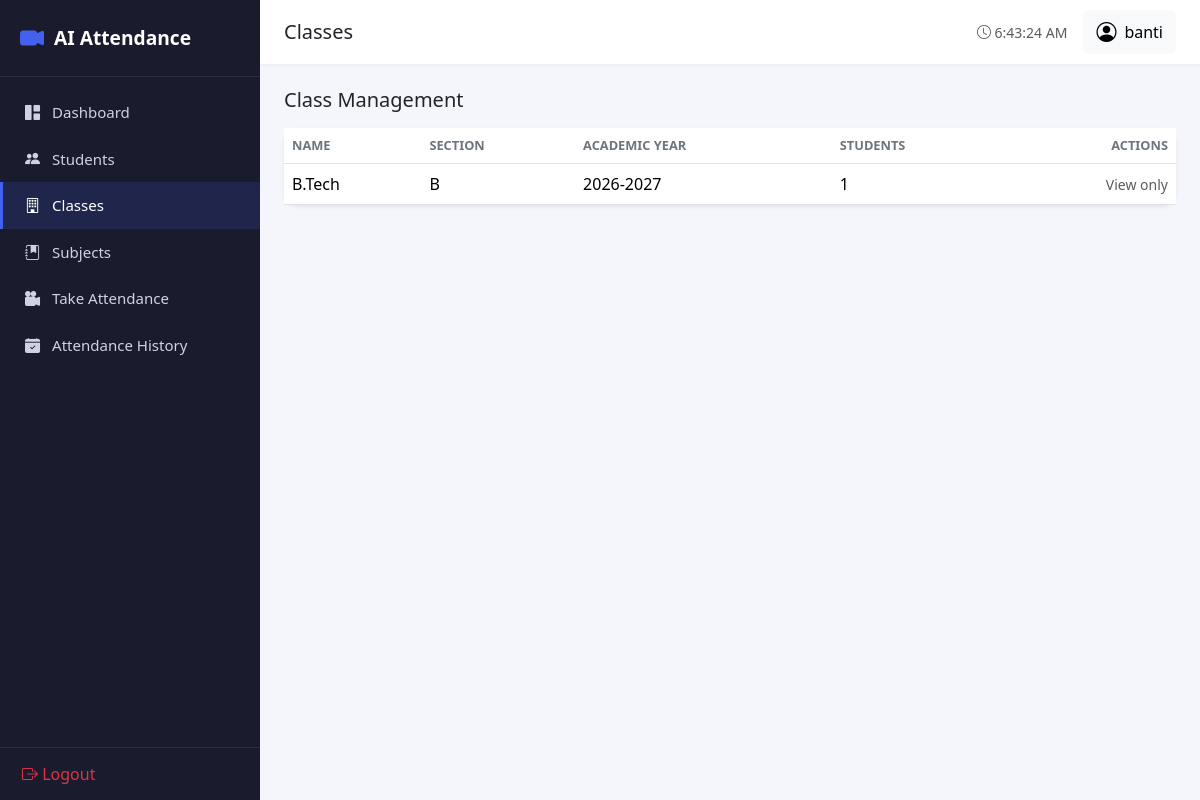
Page /classes/ (signed in) on the committed database.
### models/class_room.py (models this page shows, shortened)
class ClassRoom(db.Model, TimestampMixin, SerializerMixin):
    __tablename__ = "class_rooms"
    id = db.Column(db.Integer, primary_key=True, autoincrement=True)
    name = db.Column(db.String(100), nullable=False)          # e.g. "BSc Computer Science"
    section = db.Column(db.String(20), nullable=True)          # e.g. "A"
    academic_year = db.Column(db.String(20), nullable=True)    # e.g. "2025-2026"
    is_active = db.Column(db.Boolean, default=True, nullable=False)
    students = db.relationship("Student", back_populates="class_room", lazy="dynamic")
    subjects = db.relationship("Subject", back_populates="class_room", lazy="dynamic")

### routes/class_routes.py (the view)
@class_bp.route("/")
@login_required
def list_classes():
    classes = class_controller.list_all(accessible_class_ids=get_session_class_filter())
    return render_template("admin/classes.html", classes=classes)

### controllers/class_controller.py (called while the page is built)
    def list_all(self, accessible_class_ids=None):
        classes = self.class_service.get_all()
        if accessible_class_ids is not None:
            classes = [c for c in classes if c.id in accessible_class_ids]
        return classes

### services/class_service.py (called while the page is built)
    def get_all(self, active_only: bool = False):
        stmt = ClassRoom.query
        if active_only:
            stmt = stmt.filter_by(is_active=True)
        return stmt.order_by(ClassRoom.name.asc()).all()

### templates/admin/classes.html (shortened to what this page needs)
{% extends "base.html" %}
{% block title %}Classes{% endblock %}
{% block content %}
<div class="d-flex justify-content-between align-items-center mb-3">
    <h5 class="mb-0">Class Management</h5>
</div>
<div class="card shadow-sm">
    <div class="card-body p-0">
        <table class="table table-hover mb-0">
            <thead><tr><th>Name</th><th>Section</th><th>Academic Year</th><th>Students</th><th class="text-end">Actions</th></tr></thead>
            <tbody>
                {% for c in classes %}
                <tr>
                    <td>{{ c.name }}</td>
                    <td>{{ c.section or '-' }}</td>
                    <td>{{ c.academic_year or '-' }}</td>
                    <td>{{ c.students.count() }}</td>
                    <td class="text-end">
                        {% if session.get('role') in ['admin', 'superadmin'] %}
                        <button class="btn btn-sm btn-outline-primary" data-bs-toggle="modal" data-bs-target="#editClassModal{{ c.id }}"><i class="bi bi-pencil"></i></button>
                        <form action="{{ url_for('class_room.delete', class_id=c.id) }}" method="POST" class="d-inline" onsubmit="return confirm('Delete this class?');">
                            <button class="btn btn-sm btn-outline-danger"><i class="bi bi-trash"></i></button>
                        </form>
                        {% else %}
                        <span class="text-muted small">View only</span>
                        {% endif %}
                    </td>
                </tr>
                {% else %}
                <tr><td colspan="5" class="text-center text-muted py-4">No classes created yet.</td></tr>
                {% endfor %}
            </tbody>
        </table>
    </div>
</div>
{% endblock %}

### static/css/style.css (style rules this page uses)
:root { --primary: #4361ee; --primary-dark: #3a56d4; --sidebar-width: 260px; --navbar-height: 64px; --bg-light: #f4f6fb; }
* { box-sizing: border-box; }
body { background-color: var(--bg-light); font-family: "Segoe UI", Roboto, -apple-system, sans-serif; margin: 0; }
.card { border: none; border-radius: 14px; }
.table thead th { font-size: 0.8rem; text-transform: uppercase; color: #6c757d; border-top: none; }

### rows in the picture
ClassRoom: name "B.Tech", section "B", academic_year "2026-2027", students.count "1"

### other values in the picture
{{ session.get('full_name', 'Admin') }} "banti"
